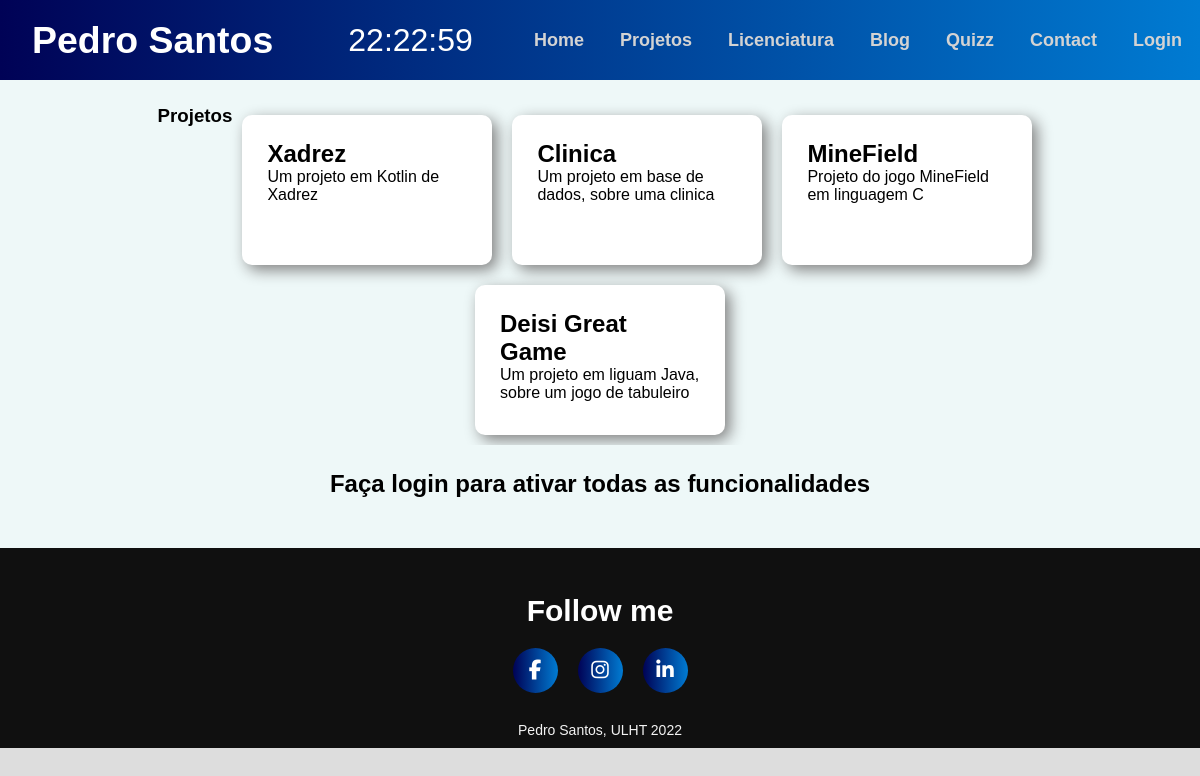
Page /projetos on the committed database.
### portfolio/models.py (models this page shows, shortened)
class Projeto(models.Model):
    nome = models.CharField(max_length=20)
    descricao = models.CharField(max_length=255)
    imagem = models.ImageField

### portfolio/views.py (the view)
# urls.py: path('projetos', views.projetos_view, name='projetos'),
def projetos_view(request):
    form = ProjetoForm(request.POST or None)
    if form.is_valid():
        form.save()
        return HttpResponseRedirect(reverse('portfolio:projetos'))
    context = {'projetos': Projeto.objects.all, 'form': form}
    return render(request, 'portfolio/projetos.html', context)

### portfolio/templates/portfolio/projetos.html
{% extends 'portfolio/layout.html' %}
{% block main %}
    {% load static %}
    <link rel="stylesheet" href="{% static 'portfolio/css/projetos.css' %}">
    <div class="container">
    <h3>Projetos</h3>
        {% for projeto in projetos %}
            <div>
                <h2>{{ projeto.nome }}</h2>
                <p>{{ projeto.descricao }}</p>
            </div>
        {% endfor %}
        {% if request.user.is_authenticated %}
            <form action="" method="POST">
                <p>Crie Projetos</p>
                {% csrf_token %}
                {{ form.as_p }}
                <input type="submit" value="Gravar" class="botao botao-sucesso">
            </form>
        {% else %}
            <h2 class="container">Faça login para ativar todas as funcionalidades</h2>
        {% endif %}
    </div>
{% endblock %}

### portfolio/static/portfolio/css/estilos.css (style rules this page uses)
* { box-sizing: border-box; margin: 0; padding: 0; font-family: 'Oswald', sans-serif; }
body { background-color: #ddd; }

### portfolio/static/portfolio/css/projetos.css (style rules this page uses)
.container { background-color: rgb(238, 248, 248); display: flex; flex-flow: row wrap; justify-content: center; padding: 25px 100px; }
.container div { float: left; width: 250px; height: 150px; padding: 25px; margin: 10px; background-color: white; border-radius: 10px; box-shadow: 5px 5px 15px grey; }

### rows in the picture
Projeto: nome "Xadrez", descricao "Um projeto em Kotlin de Xadrez"
Projeto: nome "Clinica", descricao "Um projeto em base de dados, sobre uma clinica"
Projeto: nome "MineField", descricao "Projeto do jogo MineField em linguagem C"
Projeto: nome "Deisi Great Game", descricao "Um projeto em liguam Java, sobre um jogo de tabuleiro"
